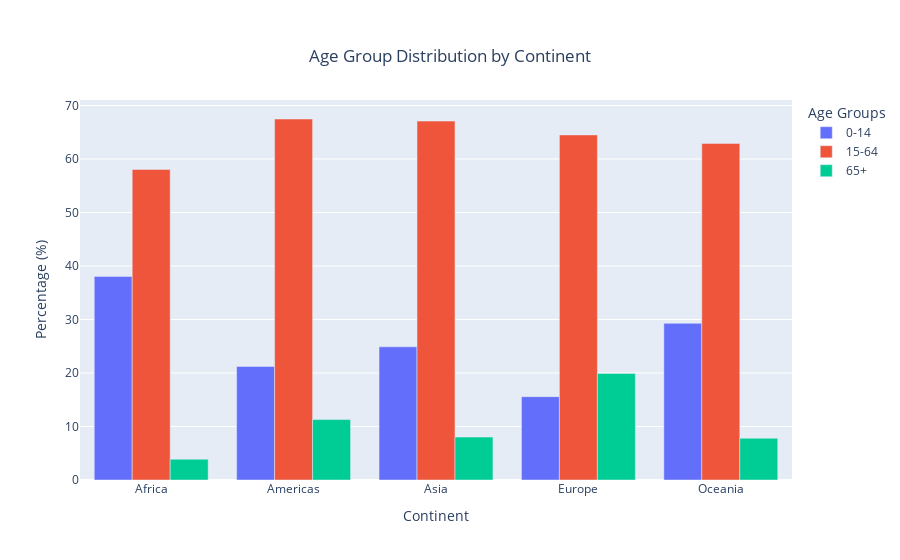

Here is the notebook cell this chart was saved with:
### Code cell
# Creating a grouped bar chart to visualize the distribution of populations across different age groups (0-14, 15-64, 65+)
age_distribution_fig = go.Figure(data=[
    go.Bar(name='0-14', x=age_distribution['continent'], y=age_distribution['pop_0_14_pct']),
    go.Bar(name='15-64', x=age_distribution['continent'], y=age_distribution['pop_15_64_pct']),
    go.Bar(name='65+', x=age_distribution['continent'], y=age_distribution['pop_65_plus_pct'])
])

# Updating the layout to set the title, axis labels, and adjust the appearance for clarity and presentation
age_distribution_fig.update_layout(
    barmode='group', 
    title={
        'text': 'Age Group Distribution by Continent', 
        'x': 0.5,
        'xanchor': 'center',
        'yanchor': 'top'
    },
    legend_title='Age Groups', 
    xaxis_title='Continent',
    yaxis_title='Percentage (%)' 
)

age_distribution_fig.show()

### Figure 1 — Plotly figure (JSON) as saved in the notebook; plotly's stock layout.template omitted (floating-point values rounded to 4 significant figures)
{"data": [{"name": "0-14", "type": "bar", "x": ["Africa", "Americas", "Asia", "Europe", "Oceania"], "y": [38.06, 21.23, 24.89, 15.58, 29.28]}, {"name": "15-64", "type": "bar", "x": ["Africa", "Americas", "Asia", "Europe", "Oceania"], "y": [58.05, 67.48, 67.09, 64.5, 62.91]}, {"name": "65+", "type": "bar", "x": ["Africa", "Americas", "Asia", "Europe", "Oceania"], "y": [3.892, 11.29, 8.018, 19.92, 7.804]}], "layout": {"autosize": true, "barmode": "group", "legend": {"title": {"text": "Age Groups"}}, "title": {"text": "Age Group Distribution by Continent", "x": 0.5, "xanchor": "center", "yanchor": "top"}, "xaxis": {"autorange": true, "range": [-0.5, 4.5], "title": {"text": "Continent"}, "type": "category"}, "yaxis": {"autorange": true, "range": [0, 71.03], "title": {"text": "Percentage (%)"}, "type": "linear"}}}
